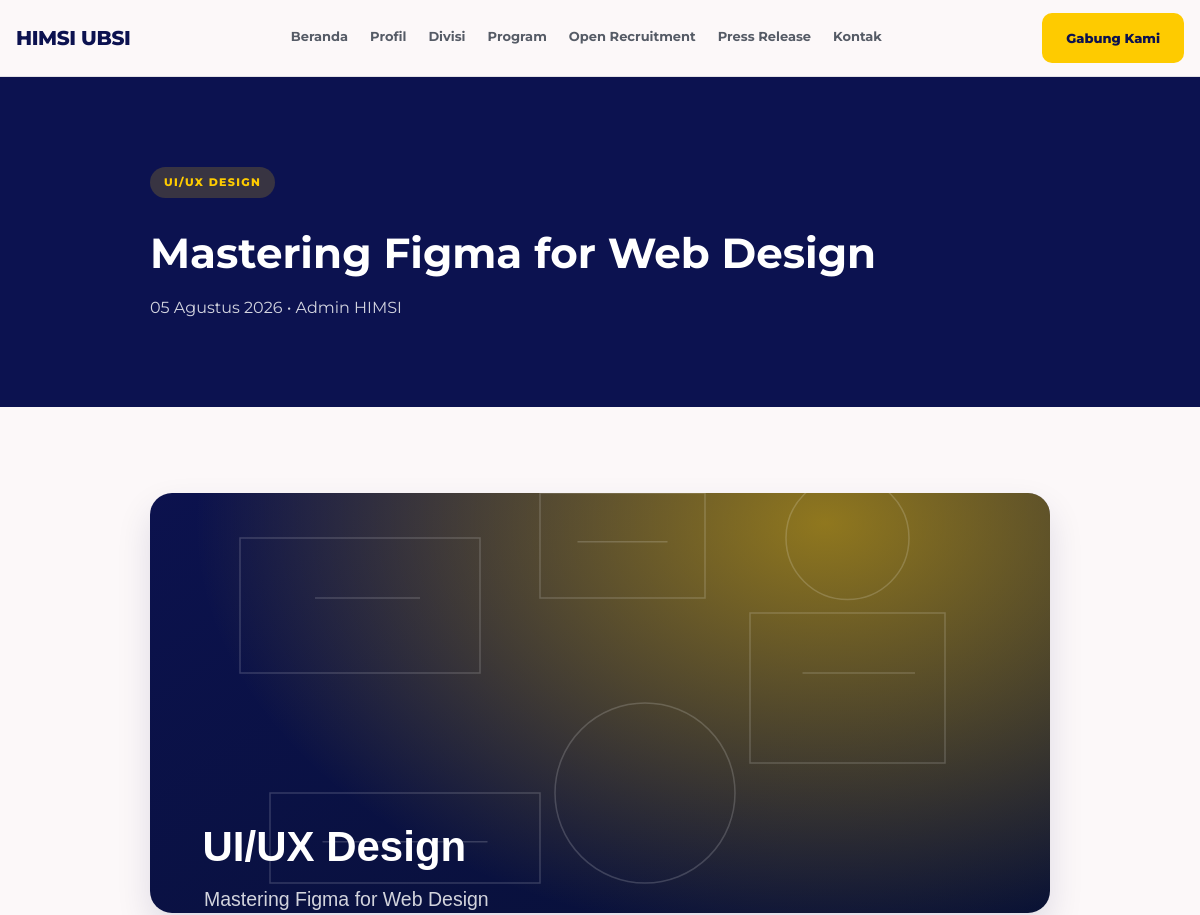
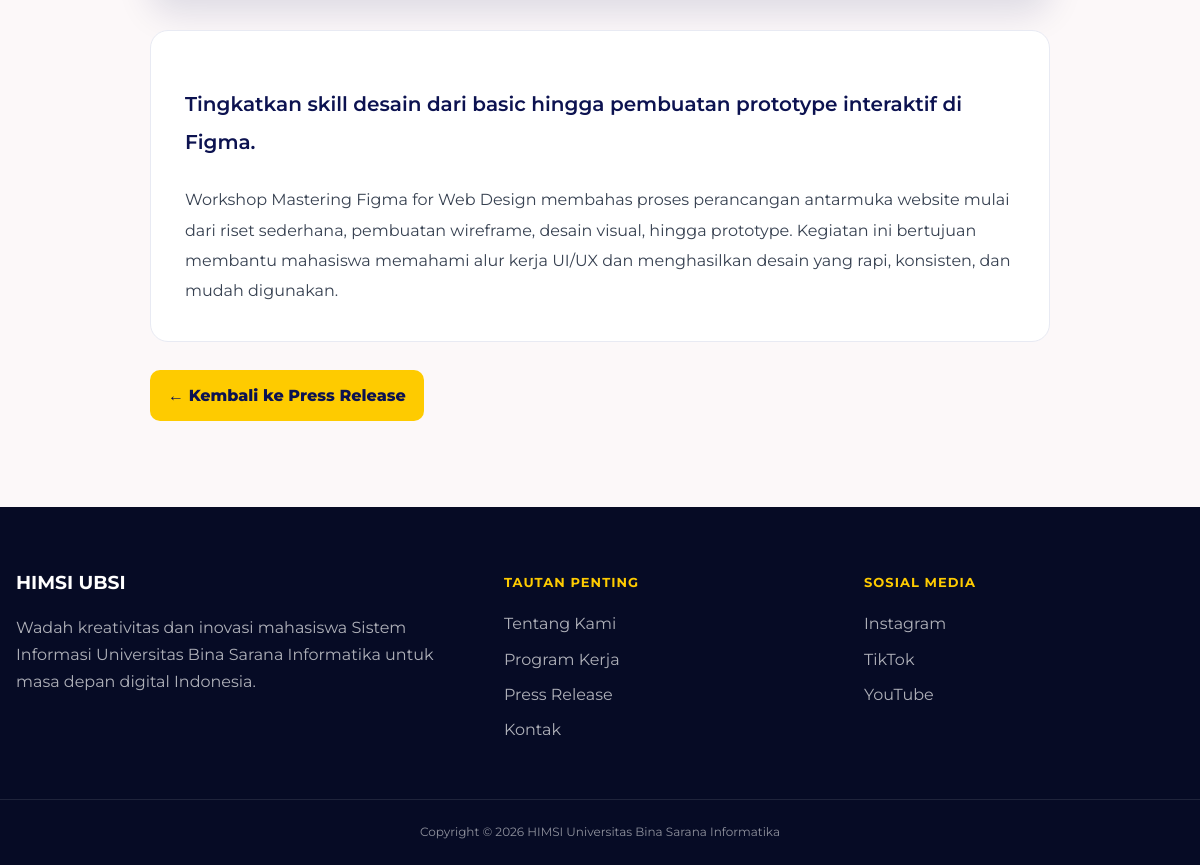
The page /detail-press-release.php?slug=mastering-figma-for-web-design on the database its author committed (2 pictures, top to bottom).
### tables this page shows
CREATE TABLE press_releases (
    id INT AUTO_INCREMENT PRIMARY KEY,
    title VARCHAR(200) NOT NULL,
    slug VARCHAR(220) NOT NULL UNIQUE,
    category VARCHAR(100) DEFAULT 'Berita',
    excerpt TEXT,
    content LONGTEXT NOT NULL,
    image VARCHAR(255),
    author VARCHAR(100) DEFAULT 'Admin HIMSI',
    status ENUM('draft', 'published') DEFAULT 'published',
    published_at DATE,
    created_at TIMESTAMP DEFAULT CURRENT_TIMESTAMP,
    updated_at TIMESTAMP DEFAULT CURRENT_TIMESTAMP ON UPDATE CURRENT_TIMESTAMP
);

### includes/functions.php (called while the page is built, shortened)
<?php
function e($value)
{
    return htmlspecialchars((string) $value, ENT_QUOTES, 'UTF-8');
}
function url($path = '')
{
    return BASE_URL . ltrim($path, '/');
}
function format_tanggal($date)
{
    $bulan = [
        1 => 'Januari', 'Februari', 'Maret', 'April', 'Mei', 'Juni',
        'Juli', 'Agustus', 'September', 'Oktober', 'November', 'Desember'
    ];
    $timestamp = strtotime($date);
    return date('d', $timestamp) . ' ' . $bulan[(int) date('m', $timestamp)] . ' ' . date('Y', $timestamp);
}

### detail-press-release.php (the view, shortened to what this page needs)
<?php
require_once __DIR__ . '/config/database.php';
require_once __DIR__ . '/includes/functions.php';
$slug = $_GET['slug'] ?? '';
$stmt = $pdo->prepare("SELECT * FROM press_releases WHERE slug = ? AND status = 'published' LIMIT 1");
$stmt->execute([$slug]);
$article = $stmt->fetch();
?>
<!DOCTYPE html>
<html lang="id">
<head>
    <?php include __DIR__ . '/includes/header.php'; ?>
</head>
<body>
<?php include __DIR__ . '/includes/navbar.php'; ?>
<main>
    <section class="article-detail-hero">
        <div class="container narrow">
            <span class="section-badge"><?= e($article['category']); ?></span>
            <h1><?= e($article['title']); ?></h1>
            <p><?= e(format_tanggal($article['published_at'])); ?> • <?= e($article['author']); ?></p>
        </div>
    </section>
    <section class="section">
        <div class="container narrow">
            <div class="detail-cover">
                <?php if (!empty($article['image'])): ?>
                    <img src="<?= url('assets/images/uploads/' . $article['image']); ?>" alt="<?= e($article['title']); ?>">
                <?php else: ?>
                    <img src="<?= url('assets/images/default/default-news.jpg'); ?>" alt="<?= e($article['title']); ?>">
                <?php endif; ?>
            </div>
            <article class="article-detail-content">
                <p class="lead"><?= e($article['excerpt']); ?></p>
                <?= nl2br(e($article['content'])); ?>
            </article>
            <div class="detail-actions">
                <a class="btn-secondary" href="<?= url('press-release.php'); ?>">← Kembali ke Press Release</a>
            </div>
        </div>
    </section>
</main>
<?php include __DIR__ . '/includes/footer.php'; ?>
</body>
</html>

### assets/css/style.css (style rules this page uses)
:root { --primary: #0c1250; --primary-dark: #070b2f; --secondary: #fecb00; --secondary-dark: #745b00; --surface: #fcf8f9; --surface-low: #f6f3f4; --surface-high: #e5e2e3; --white: #ffffff; --text: #1b1b1c; --muted: #555b66; --border: #d8d8df; --shadow: 0 18px 45px rgba(12, 18, 80, 0.12); --radius: 18px; --container: 1180px; }
* { box-sizing: border-box; }
html { scroll-behavior: smooth; }
body { margin: 0; font-family: 'Montserrat', Arial, sans-serif; color: var(--text); background: var(--surface); line-height: 1.7; }
a { color: inherit; text-decoration: none; }
img { max-width: 100%; display: block; }
.container { width: min(100% - 32px, var(--container)); margin: 0 auto; }
.section { padding: 86px 0; }
p { color: var(--muted); }
.page-hero, .article-detail-hero { background:#0c1250; color:#fff; padding:90px 0 70px; }
.page-hero h1, .article-detail-hero h1 { font-size:42px; line-height:1.2; margin:16px 0; max-width:850px; }
.page-hero p, .article-detail-hero p { max-width:720px; color:rgba(255,255,255,.82); }
.container.narrow { max-width:900px; }
.detail-cover { border-radius:22px; overflow:hidden; margin-bottom:32px; box-shadow:0 16px 35px rgba(12,18,80,.12); }
.detail-cover img { width:100%; height:420px; object-fit:cover; display:block; }
.article-detail-content { background:#fff; border-radius:18px; padding:34px; border:1px solid #e8eaf3; line-height:1.9; color:#374151; }
.article-detail-content .lead { font-size:20px; color:#0c1250; font-weight:600; margin-bottom:24px; }
.detail-actions { margin-top:28px; }
.btn-secondary { display:inline-flex; padding:12px 18px; border-radius:10px; background:#fecb00; color:#0c1250; font-weight:800; text-decoration:none; }
.section-badge { display:inline-flex; align-items:center; background:rgba(254,203,0,.18); color:#fecb00; border-radius:999px; padding:6px 14px; font-size:11px; font-weight:800; letter-spacing:.12em; text-transform:uppercase; margin-bottom:14px; }

### rows shown on the page
press_releases: category "UI/UX DESIGN", title "Mastering Figma for Web Design", published_at "05 Agustus 2026", author "Admin HIMSI", image (picture), excerpt "Tingkatkan skill desain dari basic hingga pembuatan prototype interaktif di Figma.", content "Workshop Mastering Figma for Web Design membahas proses perancangan antarmuka website mulai dari riset sederhana, pembuatan wireframe, desain visual, hingga prototype. Kegiatan ini bertujuan membantu mahasiswa memahami alur kerja UI/UX dan menghasilkan desain yang rapi, konsisten, dan mudah digunakan."
